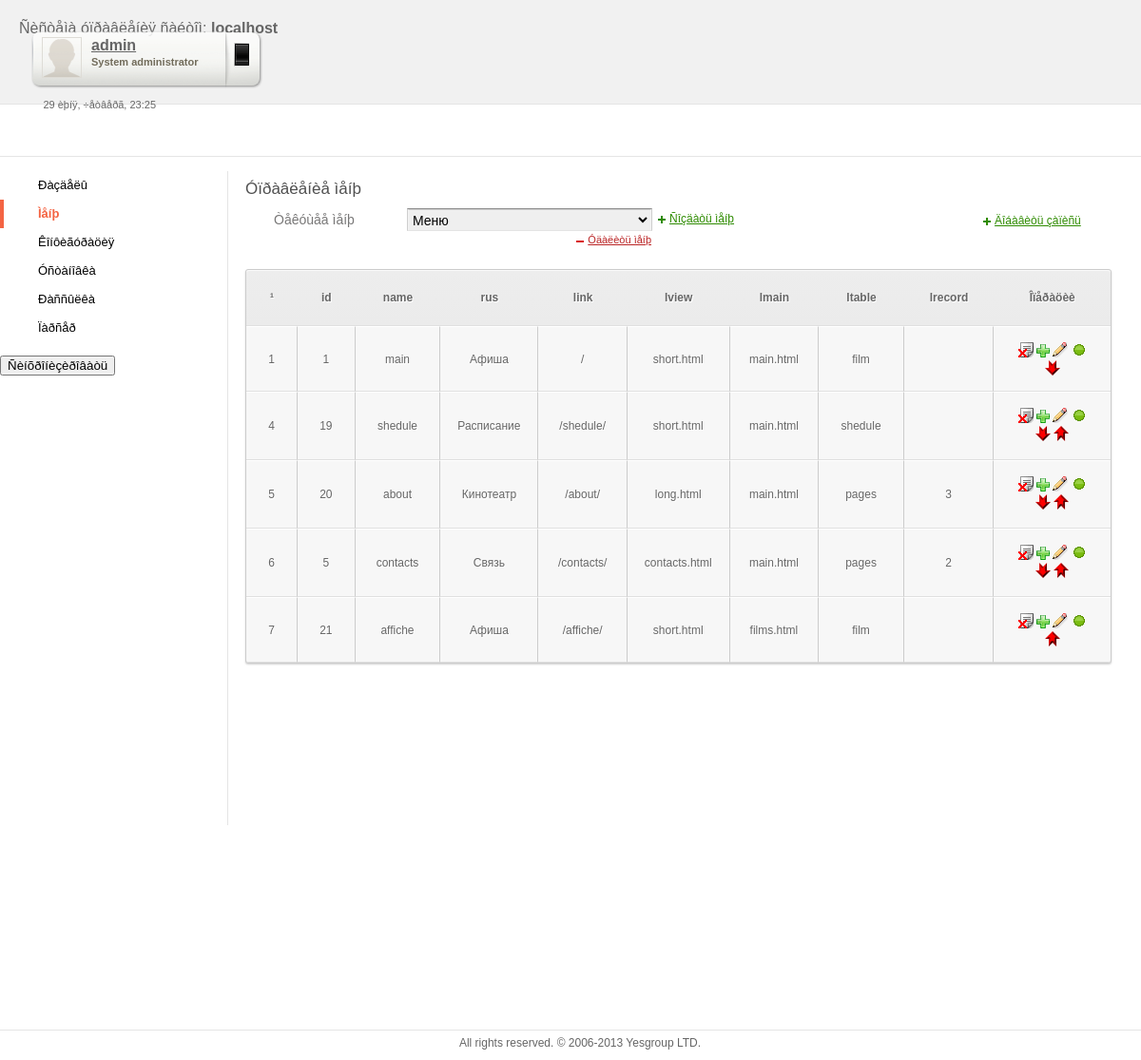
Page /admin/index.php?mode=menu (signed in) on the committed database.
### tables this page shows
CREATE TABLE `defmenu` (
  `id` int(11) NOT NULL AUTO_INCREMENT,
  `name` varchar(255) NOT NULL DEFAULT '',
  `rus` varchar(255) NOT NULL DEFAULT '',
  `sub` int(11) NOT NULL DEFAULT '0',
  `visible` tinyint(1) NOT NULL DEFAULT '1',
  `link` varchar(255) DEFAULT NULL,
  `lview` varchar(255) DEFAULT NULL,
  `lmain` varchar(255) DEFAULT NULL,
  `ltable` varchar(255) DEFAULT NULL,
  `lrecord` varchar(255) DEFAULT NULL,
  `title` varchar(255) DEFAULT NULL,
  `keywords` text,
  `description` text,
  `order` int(11) NOT NULL DEFAULT '0',
  PRIMARY KEY (`id`)
);

### admin/modules/menu/menu.php (the view, shortened to what this page needs)
<?php
class menu extends base {
	private $returned_content;
    public function preview() {
		switch (@$_GET['action']){
			default			: return $this->ShowExists();break;
		}
	}
	protected function ShowExists($type = null) {
		if (isset($_SESSION['table_menu']) && !empty($_SESSION['table_menu']))
			$table = $_SESSION['table_menu'];
		else
			$table = 'defmenu';
		$content =
<<<CONTENT
<div id="content" class="menu">
<h2>Óïðàâëåíèå ìåíþ</h2>
<div class="prop">
	<div class="left">Òåêóùåå ìåíþ</div>
	<div class="right inp">
	<form name="selectTableForm" >
								<input type="hidden" name="mode" value="menu">
								<select name="table" style="width:200px" onchange="javascript:document.forms['selectTableForm'].submit()">
CONTENT;
		$sql = 'SELECT * FROM `'.$this->tablename_basemenu.'`';
		$res = mysql_query($sql);
		while ($row = mysql_fetch_assoc($res)){
			if ($row['menuname'] == $table)
				$content .=	'<option value="'.$row['menuname'].'" selected>'.$row['rus'].'</option>';
			else
				$content .=	'<option value="'.$row['menuname'].'">'.$row['rus'].'</option>';
		}
		$content .=
<<<CONTENT
								</select>
								<!--a href="javascript:document.forms['selectTableForm'].submit()">
									<img height="16" width="16" border="0" title="Âûáðàòü òàáëèöó ìåíþ" src="img/icons/m_menu.gif">
								</a-->
							</form>
		<a class="add_razdel add_one_more" href="?mode=menu&action=create">Ñîçäàòü ìåíþ</a>
		<a class="del_razdel remove_one" href="?mode=menu&table={$table}&action=drop" onclick="return confirm('Óäàëèòü ìåíþ - {$table}?')">Óäàëèòü ìåíþ</a>
	</div>
</div>
<a class="add_rec add_one_more" href="?mode=menu&table={$table}&action=add&id=0">Äîáàâèòü çàïèñü</a>
	<table class="menu" width="100%" height="100%" cellpadding="0" cellspacing="0" border="0">
		<tr>
			<td valign="top">{$this->generate_by_type($table)}</td>
		</tr>
	</table>
</div>
CONTENT;
		return $content;
	}
	protected function generate_by_type($table) {
		if (!empty($table)){
			$this->returned_content =
<<<CONTENT
		<table class="main-table" width="100%" cellpadding="5" cellspacing="0" border="1" style="border-collapse:collapse">
			<tr class="first-row">
				<th align="center" width="3%"><span style="color:green;font-weight:bold">¹</span></th>
				<th align="center" width="3%"><span style="color:green;font-weight:bold">id</span></th>
				<th align="center" width="11%"><span style="color:green;font-weight:bold">name</span></th>
				<th align="center" width="11%"><span style="color:green;font-weight:bold">rus</span></th>
				<th align="center" width="11%"><span style="color:green;font-weight:bold">link</span></th>
				<th align="center" width="11%"><span style="color:green;font-weight:bold">lview</span></th>
				<th align="center" width="11%"><span style="color:green;font-weight:bold">lmain</span></th>
				<th align="center" width="11%"><span style="color:green;font-weight:bold">ltable</span></th>
				<th align="center" width="11%"><span style="color:green;font-weight:bold">lrecord</span></th>
				<th align="center" width="17%"><span style="color:green;font-weight:bold">Îïåðàöèè</span></th>
			</tr>
CONTENT;
			$sql  = 'SELECT *, ';
			$sql .= '(SELECT MAX(`order`) FROM `'.$table.'` WHERE `sub`=0) AS max_order, ';
			$sql .= '(SELECT MIN(`order`) FROM `'.$table.'` WHERE `sub`=0) AS min_order ';
			$sql .= 'FROM `'.$table.'` ';
			$sql .= 'WHERE `sub`=0 ORDER BY `order`';
			$res = mysql_query($sql);
			if (mysql_num_rows($res) > 0){
				while ($row = mysql_fetch_assoc($res)){
					$count_sub = mysql_result(mysql_query('SELECT COUNT(*) FROM `'.$table.'` WHERE sub='.$row['id']), 0);
					$this->returned_content .= '<tr id="id'.$row['id'].'">
									<td align="center"><span>'.$row['order'].'</span></td>
									<td align="center"><span>'.$row['id'].'</span></td>
									<td align="center"><span>';
					$this->returned_content .= ($count_sub > 0) ? '<a href="javascript:accordCat(\''.$table.'\', \''.$row['id'].'\', \'open\')" style="color:#3333ff;">'.$row['name'].'</a>' : $row['name'];
					$this->returned_content .= '</span></td>
								<td align="center"><span>'.$row['rus'].'</span></td>
								<td align="center"><span>'.$row['link'].'</span></td>
								<td align="center"><span>'.$row['lview'].'</span></td>
								<td align="center"><span>'.$row['lmain'].'</span></td>
								<td align="center"><span>'.$row['ltable'].'</span></td>
								<td align="center"><span>'.$row['lrecord'].'</span></td>
								<td align="center"><span>';
					if ($count_sub == 0)
						$this->returned_content .=
	'<a href="?mode=menu&table='.$table.'&action=delete&id='.$row['id'].'" onclick="return confirm(\'Óäàëèòü ýëåìåíò?\')" title="Óäàëèòü"><img src="img/delete.gif" border="0"></a>';
					$this->returned_content .=
	'<a href="?mode=menu&table='.$table.'&action=add&id='.$row['id'].'" title="Äîáàâèòü ïîäïóíêò">
		<img src="img/add.gif" border="0"></a>';
					$this->returned_content .=
	'<a href="?mode=menu&table='.$table.'&action=edit&id='.$row['id'].'" title="Ðåäàêòèðîâàòü">
		<img src="img/edit.gif" border="0"></a>';
					if ($row['visible'] == 1)
						$this->returned_content .=
	'<div id="idallow'.$row['id'].'" style="display:inline">
		<a href="javascript:changeAllowed(\'menu\', \''.$table.'\', \''.$row['id'].'\', \'disallowed\')" title="Çàïðåòèòü ê ïîêàçó">
			<img src="img/allowed.gif" border="0">
		</a>
	</div>';
					if ($row['min_order'] != $row['max_order']){
						switch ($row['order']) {
							case $row['min_order']:
								$this->returned_content .=
	'<a href="?mode=menu&table='.$table.'&action=move&id='.$row['id'].'&order='.$row['order'].'&move=down" title="Ïåðåìåñòèòü âíèç">
		<img src="img/down.gif" border="0"></a>';
								break;
							case $row['max_order']:
								$this->returned_content .=
	'<a href="?mode=menu&table='.$table.'&action=move&id='.$row['id'].'&order='.$row['order'].'&move=up" title="Ïåðåìåñòèòü ââåðõ">
		<img src="img/up.gif" border="0"></a>';
								break;
							default:
								$this->returned_content .= '
	<a href="?mode=menu&table='.$table.'&action=move&id='.$row['id'].'&order='.$row['order'].'&move=down" title="Ïåðåìåñòèòü âíèç">
		<img src="img/down.gif" border="0"></a>
	<a href="?mode=menu&table='.$table.'&action=move&id='.$row['id'].'&order='.$row['order'].'&move=up" title="Ïåðåìåñòèòü ââåðõ">
		<img src="img/up.gif" border="0"></a>';
						}
					}
					$this->returned_content .= '</span></td></tr>';
				}
			}
			$this->returned_content .= '</table>';
		}
		return $this->returned_content;
	}
}
?>

### admin/includes/css/style.css (style rules this page uses)
BODY { color:#666666; font-family:'Arial'; font-size:12px; SCROLLBAR-TRACK-COLOR:#E7E7E7; SCROLLBAR-BASE-COLOR:#AAAAAA; height: 100%; }
form { margin:0; }
A:Link { font-family:'Arial'; font-size:12px; color:#000000; text-decoration:none; font-weight:none; }

### admin/includes/css/ucms.css (style rules this page uses)
#content h2 { color:#505050; font:17px arial; margin-bottom:10px; display:block; }
.inp { font-family: Verdana, Geneva, Arial, Helvetica, sans-serif; font-size: 11px; font-weight: bold; color: #000000; background-color: transparent; background-image: url(../pictures/dots.gif); background-repeat: repeat-x; background-position: bottom; border: none; }
select { font-family: Verdana, Geneva, Arial, Helvetica, sans-serif; font-size: 10px; }

### rows in the picture
defmenu: order "1", id "1", name "main", rus "Афиша", link "/", lview "short.html", lmain "main.html", ltable "film"
defmenu: order "4", id "19", name "shedule", rus "Расписание", link "/shedule/", lview "short.html", lmain "main.html", ltable "shedule"
defmenu: order "5", id "20", name "about", rus "Кинотеатр", link "/about/", lview "long.html", lmain "main.html", ltable "pages", lrecord "3"
defmenu: order "6", id "5", name "contacts", rus "Связь", link "/contacts/", lview "contacts.html", lmain "main.html", ltable "pages", lrecord "2"
defmenu: order "7", id "21", name "affiche", rus "Афиша", link "/affiche/", lview "short.html", lmain "films.html", ltable "film"

### other values in the picture
$_SERVER['SERVER_NAME'] "localhost"
dateFormat() "29 èþíÿ, ÷åòâåðã, 23:25"
form field table "Меню"
